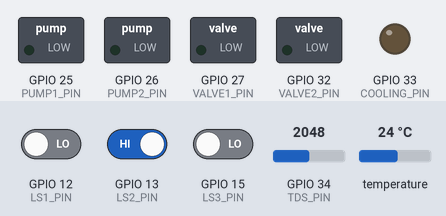
This sketch was run on a simulated ESP32. Parts: switched loads named in the sketch (green lamp = pin HIGH), output pins drawn as LEDs (lit = HIGH). The inputs (shaded band) are chosen by the test bench; at power-on: GPIO 13 (LS2_PIN) HIGH, GPIO 12 (LS1_PIN) LOW, GPIO 15 (LS3_PIN) LOW, GPIO 34 (TDS_PIN) = 2048, temperature 24 °C. WiFi joins after 1.5 s; servers stay silent unless stated; no MQTT or app messages arrive unless stated; what the sketch prints to the serial monitor is not drawn.

Above: at 1.2 s.
1.3 s: GPIO 13 (LS2_PIN) driven LOW
At 3.3 s:
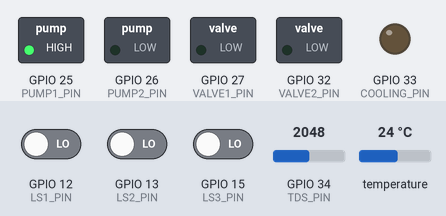
10.3 s: GPIO 12 (LS1_PIN) driven HIGH and GPIO 13 (LS2_PIN) driven HIGH
At 12.2 s:
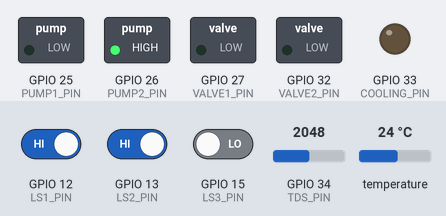
13.3 s: GPIO 15 (LS3_PIN) driven HIGH
At 15.7 s:
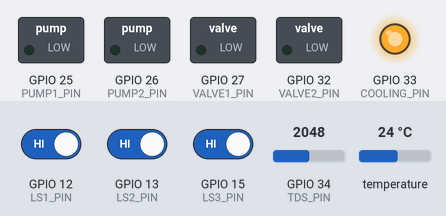
Timing chart, 0 to 17.2 s (numbered marks = the images above; inputs shaded):
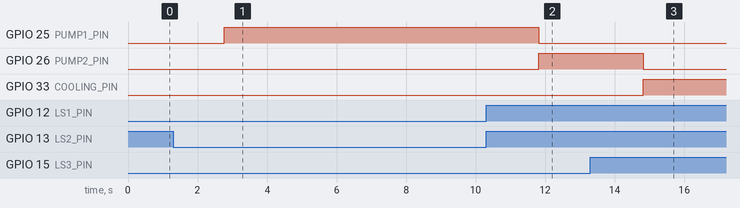

The sketch:

main.ino
```cpp
// non_blocking mqtt

#include <WiFi.h>
#include <PubSubClient.h>

#include "communication/wifi_manager.h"
#include "communication/mqtt_handler.h"

#include "sensors/ls_sensors.h"
#include "sensors/temperature.h"
#include "sensors/tds_sensor.h"

#include "actuators/pumps.h"
#include "actuators/valves.h"
#include "actuators/cooling.h"

#include "state_machine/water_logic.h"

// =========================================
// Global MQTT
// =========================================
WiFiClient espClient;
PubSubClient client(espClient);

// =========================================
// Flags & timers
// =========================================
bool manual_mode_active = false;
unsigned long previousMillis = 0;
const unsigned long INTERVAL = 1000;

// =========================================
// Setup
// =========================================
void setup() {
Serial.begin(115200);
Serial.println("\n===========================");
Serial.println("💧 Desalination Cooling System");
Serial.println("===========================");


// WiFi setup (non-blocking)
setupWiFi();

// MQTT setup
client.setServer(MQTT_BROKER, MQTT_PORT);
client.setCallback(mqttCallback);

// Sensors & actuators
initLSSensors();
initTemperatureSensor();
initTDSSensor();

initPumps();
initValves();
initCooling();

// State machine
initStateMachine();

Serial.println("✅ Setup complete. System running...");


}

// =========================================
// Loop
// =========================================
void loop() {
unsigned long currentMillis = millis();

// Handle WiFi in background
handleWiFi();

// MQTT only when WiFi connected
if (wifiConnected) {
    // Non-blocking reconnect
    reconnectMQTT_NonBlocking();

    // Execute MQTT loop only if connected
    if (client.connected()) {
        client.loop();
    }
}

// Core logic every 1s
if (currentMillis - previousMillis >= INTERVAL) {
    previousMillis = currentMillis;

    // Read sensors
    readLSSensors();
    readTemperature();
    readTDS();

    // Update logic (auto mode)
    if (!manual_mode_active) {
        updateStateMachine();
    }

    // Publish data only if online
    if (wifiConnected && client.connected()) {
        publishAllMQTT();
    }

    Serial.println("Sensors read & logic updated.");
}

}
```

cooling.h
```cpp
#ifndef COOLING_H
#define COOLING_H

#define COOLING_PIN 33

bool cooling_state = false;

void initCooling() {
  pinMode(COOLING_PIN, OUTPUT);
  digitalWrite(COOLING_PIN, LOW);
}

void updateCooling() {
  digitalWrite(COOLING_PIN, cooling_state ? HIGH : LOW);
}

#endif
```

pumps.h
```cpp
#ifndef PUMPS_H
#define PUMPS_H

#define PUMP1_PIN 25
#define PUMP2_PIN 26

bool pump1_state = false;
bool pump2_state = false;

void initPumps() {
  pinMode(PUMP1_PIN, OUTPUT);
  pinMode(PUMP2_PIN, OUTPUT);
  digitalWrite(PUMP1_PIN, LOW);
  digitalWrite(PUMP2_PIN, LOW);
}

void updatePumps() {
  digitalWrite(PUMP1_PIN, pump1_state ? HIGH : LOW);
  digitalWrite(PUMP2_PIN, pump2_state ? HIGH : LOW);
}

#endif
```

valves.h
```cpp
#ifndef VALVES_H
#define VALVES_H

#define VALVE1_PIN 27
#define VALVE2_PIN 32

bool valve1_state = false;
bool valve2_state = false;

unsigned long valve1_timer = 0;
unsigned long valve2_timer = 0;

void initValves() {
  pinMode(VALVE1_PIN, OUTPUT);
  pinMode(VALVE2_PIN, OUTPUT);
  digitalWrite(VALVE1_PIN, LOW);
  digitalWrite(VALVE2_PIN, LOW);
}

void updateValves() {
  unsigned long now = millis();

  if(valve1_state && now - valve1_timer > 5000){
    valve1_state = false;
  }

  if(valve2_state && now - valve2_timer > 5000){ // we can another ls sensor to make sure this tank is empty but we add timer instead
    valve2_state = false;
  }

  digitalWrite(VALVE1_PIN, valve1_state ? HIGH : LOW);
  digitalWrite(VALVE2_PIN, valve2_state ? HIGH : LOW);
}

#endif
```

mqtt_handler.h
```cpp
#ifndef MQTT_HANDLER_H
#define MQTT_HANDLER_H

#include <PubSubClient.h>
#include "../sensors/ls_sensors.h"
#include "../sensors/temperature.h"
#include "../sensors/tds_sensor.h"
#include "../actuators/pumps.h"
#include "../actuators/valves.h"
#include "../actuators/cooling.h"

// External MQTT client
extern WiFiClient espClient;
extern PubSubClient client;

// Global flag for system mode
extern bool manual_mode_active;

// MQTT broker configuration
const char* MQTT_BROKER = "192.168.1.51";
const int MQTT_PORT = 1883;
const char* MQTT_CLIENT_ID = "ESP32_WaterSystem";

// Last retry timestamp
unsigned long lastMQTTRetry = 0;
const unsigned long mqttRetryInterval = 5000; // 5s

// MQTT callback
void mqttCallback(char* topic, byte* payload, unsigned int length) {
    String msg;
    for (unsigned int i = 0; i < length; i++)
        msg += (char)payload[i];

    Serial.print("MQTT msg on [");
    Serial.print(topic);
    Serial.print("] -> ");
    Serial.println(msg);

    String t = String(topic);

    if (t == "water/control/mode") {
        manual_mode_active = (msg != "AUTO");
        Serial.print("Mode changed: ");
        Serial.println(manual_mode_active ? "MANUAL" : "AUTO");
        return;
    }

    if (!manual_mode_active) return; // only manual commands allowed in MANUAL

    if (t == "water/control/pump1") { pump1_state = (msg == "ON"); updatePumps(); }
    else if (t == "water/control/pump2") { pump2_state = (msg == "ON"); updatePumps(); }
    else if (t == "water/control/valve1") { valve1_state = (msg=="OPEN"); if(msg=="OPEN") valve1_timer=millis(); updateValves();}
    else if (t == "water/control/valve2") { valve2_state = (msg=="OPEN"); if(msg=="OPEN") valve2_timer=millis(); updateValves();}
}

// ------------------------
// Non-blocking MQTT reconnect
// ------------------------
bool reconnectMQTT_NonBlocking() {
    if (client.connected()) return true;

    unsigned long now = millis();
    if (now - lastMQTTRetry < mqttRetryInterval) return false;

    lastMQTTRetry = now;
    Serial.print("Connecting MQTT...");
    if (client.connect(MQTT_CLIENT_ID)) {
        Serial.println("connected");
        client.subscribe("water/control/#");
        return true;
    } else {
        Serial.print("failed, rc=");
        Serial.println(client.state());
        return false;    }
}

// ------------------------
// Publish helpers (unchanged)
// ------------------------
void publishSensor(const char* topic, const char* payload) {
    if (client.connected()) client.publish(topic, payload);
}

void publishAllMQTT() {
    char buf[32];
    publishSensor("water/LS1", LS1_state?"1":"0");
    publishSensor("water/LS2", LS2_state?"1":"0");
    publishSensor("water/LS3", LS3_state?"1":"0");

    dtostrf(waterTemp,6,2,buf);
    publishSensor("water/temperature", buf);

    dtostrf(tdsValue,6,2,buf);
    publishSensor("water/tds", buf);

    publishSensor("water/pump1/status", pump1_state?"ON":"OFF");
    publishSensor("water/pump2/status", pump2_state?"ON":"OFF");
    publishSensor("water/valve1/status", valve1_state?"ON":"OFF");
    publishSensor("water/valve2/status", valve2_state?"ON":"OFF");
    publishSensor("water/cooling/status", cooling_state?"ON":"OFF");

    publishSensor("water/system/mode", manual_mode_active?"MANUAL":"AUTO");
}

#endif
```

wifi_manager.h
```cpp
#ifndef WIFI_MANAGER_H
#define WIFI_MANAGER_H

#include <WiFi.h>

const char* WIFI_SSID = "BORM";
const char* WIFI_PASS = "Mahmoud@No24102013";

bool wifiConnected = false;
unsigned long lastAttempt = 0;
constexpr unsigned long retryInterval = 10000; // 10s

void setupWiFi() {
    Serial.print("Starting WiFi connection to: ");
    Serial.println(WIFI_SSID);

    WiFi.mode(WIFI_STA);  //  لتجنب التعليق
    WiFi.disconnect();
    delay(50);            // delay  بعد disconnect
    WiFi.begin(WIFI_SSID, WIFI_PASS);
}

void handleWiFi() {
    if (WiFi.status() == WL_CONNECTED) {
        if (!wifiConnected) {
            wifiConnected = true;
            Serial.println("✅ WiFi connected!");
            Serial.print("IP: ");
            Serial.println(WiFi.localIP());
        }
        return;
    }

    wifiConnected = false;

    if (millis() - lastAttempt >= retryInterval) {
        lastAttempt = millis();
        Serial.print("🔁 Retrying WiFi connection... Status: ");
        Serial.println(WiFi.status());

        WiFi.disconnect();
        delay(50);  // delay قبل إعادة الاتصال
        WiFi.begin(WIFI_SSID, WIFI_PASS);
    }
}

#endif
```

ls_sensors.h
```cpp
#ifndef LS_SENSORS_H
#define LS_SENSORS_H

#define LS1_PIN 12
#define LS2_PIN 13
#define LS3_PIN 15

bool LS1_state = false;
bool LS2_state = false;
bool LS3_state = false;

void initLSSensors() {
  pinMode(LS1_PIN, INPUT);
  pinMode(LS2_PIN, INPUT);
  pinMode(LS3_PIN, INPUT);
}

void readLSSensors() {
  LS1_state = digitalRead(LS1_PIN);
  LS2_state = digitalRead(LS2_PIN);
  LS3_state = digitalRead(LS3_PIN);

  Serial.print(" LS1: ");
  Serial.print(LS1_state);
  Serial.print(" LS2: ");
  Serial.print(LS2_state);
  Serial.print(" LS3: ");
  Serial.println(LS3_state);
}

#endif
```

tds_sensor.h
```cpp
#ifndef TDS_SENSOR_H
#define TDS_SENSOR_H

#define TDS_PIN 34
float tdsValue = 0;
void initTDSSensor() {
  // Nothing needed for analog read
}
void readTDS() {

  int raw = analogRead(TDS_PIN);
  float voltage = (raw / 4095.0) * 3.3; //to volt
  tdsValue = voltage * 500;             // to ppm ( neeed calibaration)
  Serial.print("TDS: ");               // for esp32 only this equation
  Serial.println(tdsValue);
}

#endif
```

temperature.h
```cpp
#ifndef TEMPERATURE_H
#define TEMPERATURE_H

#include <OneWire.h>
#include <DallasTemperature.h>

#define ONE_WIRE_BUS 4
OneWire oneWire(ONE_WIRE_BUS);
DallasTemperature sensors(&oneWire);

float waterTemp = 0;
void initTemperatureSensor() {
  sensors.begin();
}

void readTemperature() {
  sensors.requestTemperatures(); // Ask the sensor to measure
  waterTemp = sensors.getTempCByIndex(0); // Read the first sensor on the bus
  Serial.print("Temperature: ");
  Serial.println(waterTemp);
}

#endif
```

water_logic.h
```cpp
#ifndef WATER_LOGIC_H
#define WATER_LOGIC_H

#include "../sensors/ls_sensors.h"
#include "../sensors/temperature.h"
#include "../actuators/pumps.h"
#include "../actuators/valves.h"
#include "../actuators/cooling.h"

// Define the stages of the water treatment cycle
enum WaterState {
  STAGE1, // Initial Filling / Check for water
  STAGE2, // Tank 1 Filling complete, Start Tank 3 Filling
  STAGE3, // Tank 3 Filling complete, Start Cooling
  STAGE4, // Cooling complete, Start Brine Discharge (Valve 1)
  STAGE5  // Final Drainage/Recycle and Restart (Valve 2)
};

WaterState currentState = STAGE1;

void initStateMachine() {
  currentState = STAGE1;
}

// Function to manage the state transitions of the water system
void updateStateMachine() {
  switch(currentState){
    case STAGE1:
      // Fill Phase (Pump 1) - Condition to start filling
      if(!LS2_state){ // If LS2 (Low Level Sensor) detects no water, start Pump 1
        pump1_state = true;
        currentState = STAGE2;
      }
      break;

    case STAGE2:
      // Primary Tank Filling Complete - Condition to stop P1 and start P2
      if(LS2_state && LS1_state){ // If both LS2 and LS1 (High Level Sensor) detect water
        pump1_state = false;
        pump2_state = true; // Start Pump 2 to fill Tank 3
        currentState = STAGE3;
      }
      break;

    case STAGE3:
      // Secondary Tank Filling Complete - Condition to stop P2 and start Cooling
      if(LS3_state){ // If LS3 (Tank 3 Level Sensor) detects water
        pump2_state = false;
        cooling_state = true; // Start the cooling process (desalination)
        currentState = STAGE4;
      }
      break;

    case STAGE4:
      // Cooling Complete - Condition to stop Cooling and discharge brine (Valve 1)
      if(waterTemp <= -2){ // If water temperature reaches -2°C or lower
        cooling_state = false;
        valve1_state = true;
        valve1_timer = millis();  // Start timing for Valve 1's open duration (Brine discharge)
        currentState = STAGE5;
      }
      break;

    case STAGE5:
      // Final Drainage and Restart - Controlled drainage via Valve 2

      // 1. Conditional Opening: Open Valve 2 once the temperature reaches the reset threshold (3 or 5)
      //    We check !valve2_state to ensure we only open it once
      if((waterTemp == 3 || waterTemp == 5) && !valve2_state){
        valve2_state = true;
        valve2_timer = millis();  // Start timing for Valve 2's open duration (Final drain)
      }

      // 2. Transition Condition: Move to STAGE1 ONLY after Valve 2 has closed
      //    (Valve 2 is closed automatically in updateValves() after its set timer runs out,
      //     confirming the drain duration has passed).
      if((waterTemp == 3 || waterTemp == 5) && !valve2_state){
        // Now that Valve 2 is closed, we can safely restart the cycle.
        pump1_state = true; // Start Pump 1 to be ready for STAGE1 logic
        currentState = STAGE1;
      }
      break;
  }

  // Actuator updates must be called outside the switch to ensure continuous control
  // and timer management is executed at every loop iteration.
  updatePumps();
  updateValves();
  updateCooling();
}

#endif
```

Measured:
- after the input at 1.3 s, GPIO 25 (PUMP1_PIN): LOW → HIGH after 1.5 s
- after the input at 10.3 s, GPIO 25 (PUMP1_PIN): HIGH → LOW after 1.5 s; GPIO 26 (PUMP2_PIN): LOW → HIGH after 1.5 s
- after the input at 13.3 s, GPIO 26 (PUMP2_PIN): HIGH → LOW after 1.5 s; GPIO 33 (COOLING_PIN): LOW → HIGH after 1.5 s
